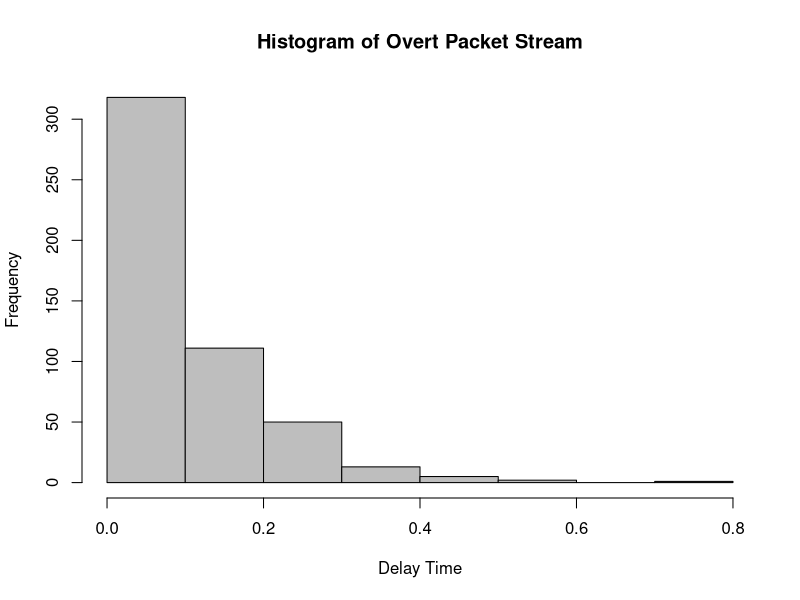
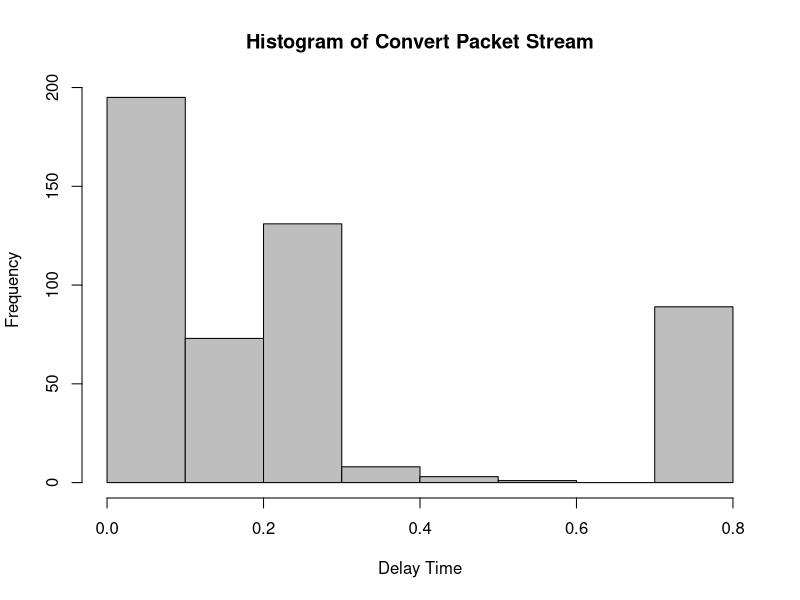
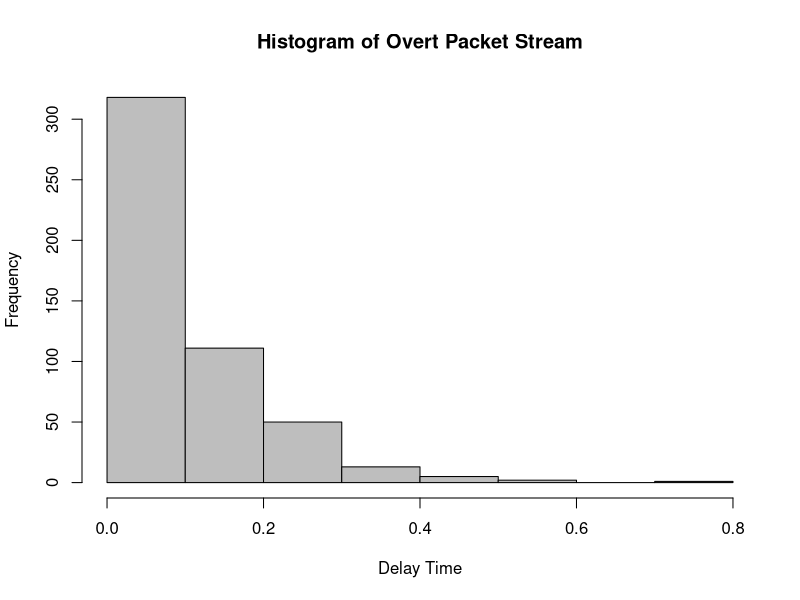
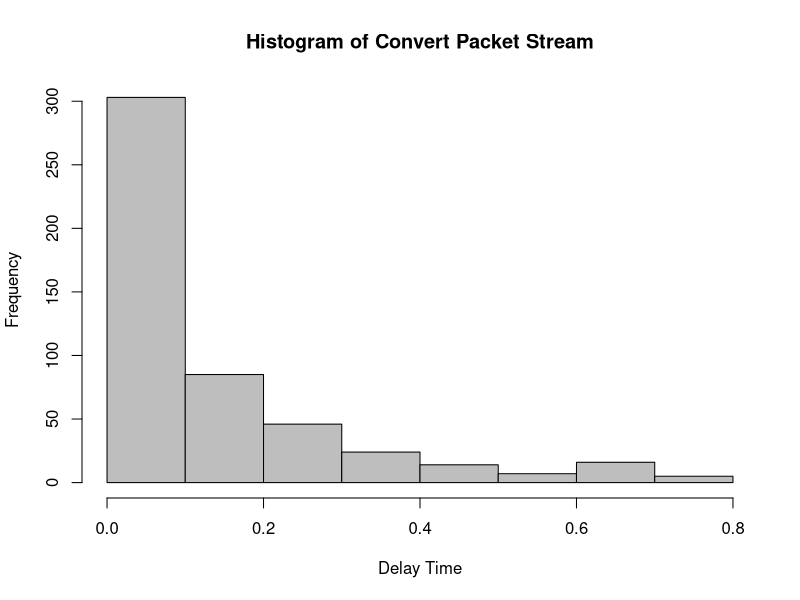

Source code (R) for these figures, in order:
## ---- chunk 1
knitr::opts_chunk$set(echo = TRUE)
## ---- chunk 2
Traffic_data_orig <- read.csv("Traffic_data_orig.csv", header=TRUE)
message <- "this is a secret message"
raw <- charToRaw(message)
time = Traffic_data_orig$Time
num = as.integer(rawToBits(raw))

delays = numeric(length(time) - 1)
for (i in (1:(length(time) - 1))) {
  delays[i] = time[i+1] - time[i]
}

index = 1
bitlen = length(raw)*8
encrpt <- numeric(length(raw)*8)
for (i in (0:(length(raw)-1))) {
  for (j in 1:8) {
    if (num[i*8+j] == 0) {
      encrpt[index] = 0.25
    }
    else {
      encrpt[index] = 0.75
    }
    index = index+1
    j = j-1
  }
}

delays2 = delays
for (i in (1:bitlen)) {
  delays2[i] = encrpt[i]
}
## ---- chunk 3
hist(delays, col='grey', xlab = 'Delay Time', 
     main = 'Histogram of Overt Packet Stream')
hist(delays2, col='grey', xlab = 'Delay Time', 
     main = 'Histogram of Convert Packet Stream')
## ---- chunk 4
Traffic_data_orig <- read.csv("Traffic_data_orig.csv", header=TRUE)
message <- "this is a secret message"
raw <- charToRaw(message)
time = Traffic_data_orig$Time
num = as.integer(rawToBits(raw))
delays = numeric(length(time) - 1)
for (i in (1:(length(time) - 1))) {
  delays[i] = time[i+1] - time[i]
}
m = median(delays)
max = max(delays)
min = min(delays)

index = 1
bitlen = length(raw)*8
encrpt <- numeric(length(raw)*8)
for (i in (0:(length(raw)-1))) {
  for (j in 1:8) {
    if (num[i * 8 + j] == 0) {
      encrpt[index] = runif(1, min, m)
    }
    else {
      encrpt[index] = runif(1, m, max)
    }
    index = index + 1
    j = j - 1
  }
}

delays2 = delays
for (i in (1:bitlen)) {
  delays2[i] = encrpt[i]
}
## ---- chunk 5
hist(delays, col='grey', xlab = 'Delay Time', 
     main = 'Histogram of Overt Packet Stream')
hist(delays2, col='grey', xlab = 'Delay Time', 
     main = 'Histogram of Convert Packet Stream')
